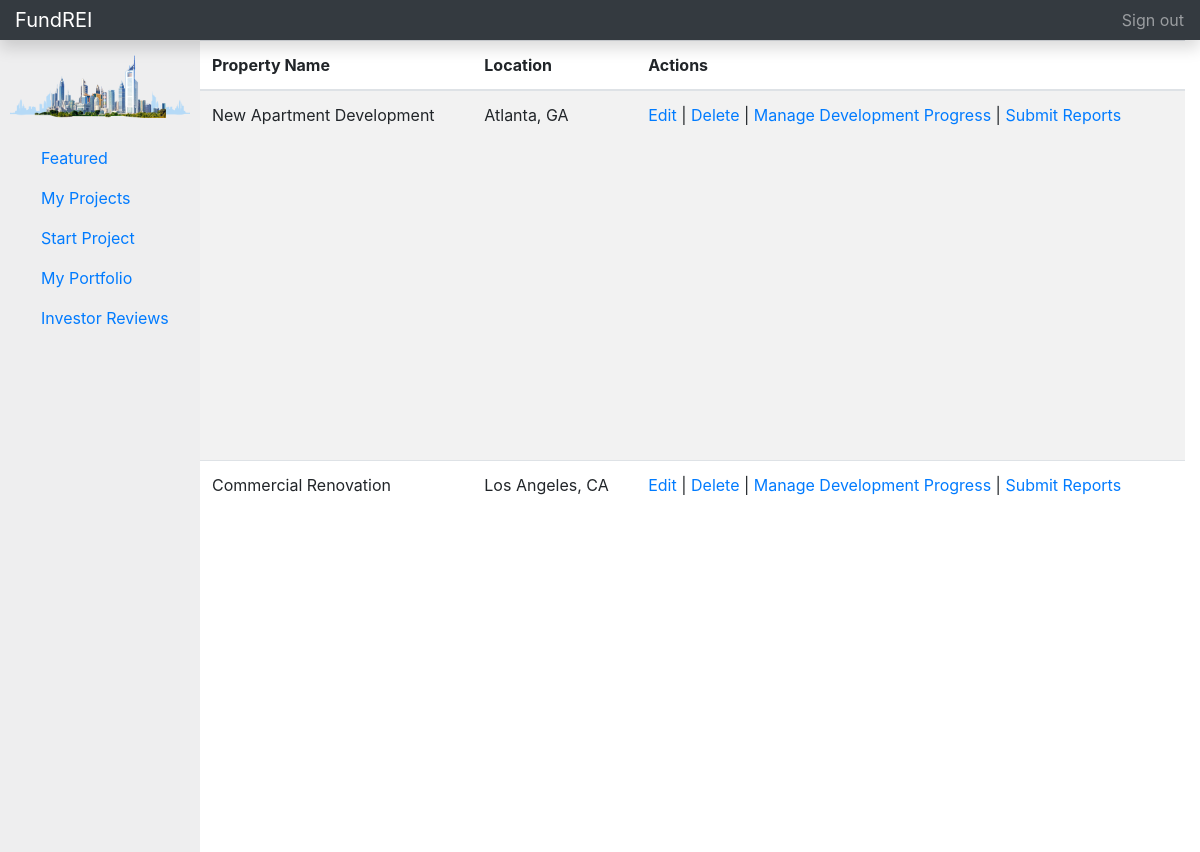
/investments/1 (signed in), run on the app's committed database.
### app/models.py (models this page shows, shortened)
class Project(models.Model):
    creator = models.ForeignKey(User, related_name="projects", on_delete=models.CASCADE)
    title = models.CharField(max_length=255)
    invested_by = models.ManyToManyField(User, related_name="invested_projects", blank=True)
    description = models.TextField()
    location = models.CharField(max_length=255)
    price = models.CharField(max_length=25, blank=True)
    roi = models.CharField(max_length=255, blank=True)
    units = models.CharField(max_length=25, blank=True)
    image = models.ImageField(upload_to='images/', default='', null=True)
    created_at = models.DateTimeField(auto_now_add=True)
    updated_at = models.DateTimeField(auto_now=True)
    objects = UserManager()

### app/views.py (the view)
# urls.py: path('investments/<user_id>', views.my_inv),
def my_inv(request, user_id):
    user = User.objects.get(id=request.session['userid'])
    context = {
        'user': user
    }
    return render(request, "myinv.html", context)

### app/templates/myinv.html (shortened to what this page needs)
<!DOCTYPE html>
<html lang="en">
<head>
    <link rel="stylesheet" href="https://stackpath.bootstrapcdn.com/bootstrap/4.3.1/css/bootstrap.min.css">
    {% load static %}
    <link rel="stylesheet" href="{% static 'css/style.css' %}">
</head>
<body >
    <div class="header">
        <nav class="navbar navbar-dark fixed-top bg-dark flex-md-nowrap p-0 shadow">
        <a class="navbar-brand col-sm-3 col-md-2 mr-0" href="/home">FundREI</a>
        <ul class="navbar-nav px-3">
            <li class="nav-item text-nowrap">
                <a class="nav-link" href="/">Sign out</a>
            </li>
        </ul>
        </nav>
    </div>
    <div class="container-fluid">
        <div class="main">
                <div class="side">
                <img class="logo" src="/static/img/logo2.png" alt="">
                <div class="links">
                <ul class="nav flex-column">
                    <li class="nav-item">
                        <a class="nav-link active" href="/home">
                            Featured <span class="sr-only">(current)</span>
                        </a>
                    </li>
                    <li class="nav-item">
                        <a class="nav-link" href="/investments/{{ user.id }}">
                            My Projects
                        </a>
                    </li>
                    <li class="nav-item">
                        <a class="nav-link" href="/add-project/">
                            Start Project
                        </a>
                    </li>
                    <li class="nav-item">
                        <a class="nav-link" href="/portfolio/{{ user.id }}">
                            My Portfolio
                        </a>
                    </li>
                    <li class="nav-item">
                        <a class="nav-link" href="#">
                            Investor Reviews
                        </a>
                    </li>
                </ul>
            </div>
            </div>
            </div>
        <table class="table table-striped">
            <thead class="thead">
                <tr>
                    <th>Property Name</th>
                    <th>Location</th>
                    <th>Actions</th>
                </tr>
            </thead>
            <tbody>
                {% for project in user.projects.all %}
                <tr>
                    <td>{{ project.title }}</td>
                    <td>{{ project.location }}</td>
                    <td>
                        <a href="">Edit</a> |
                        <a href="/project/{{ project.id }}/remove">Delete</a> |
                        <a href="">Manage Development Progress</a> |
                        <a href="">Submit Reports</a>
                    </td>
                </tr>
                {% endfor %}
            </tbody>
        </table>
        </div>
</body>
</html>

### app/static/css/style.css (style rules this page uses)
html, body { height: 100%; }
.header { margin-bottom: 40px; }
.container-fluid { display: flex; padding-left: 0; height: 100%; }
.col-md-2 { height: 100%; display: flex; }
table { align-content: flex-end; }
.side { background-color: rgba(52, 58, 64, 0.082); width: 200px; text-align: center; height: 105%; }
.side img { padding-top: 15px; }
.links { text-align: left; padding-left: 25px; }
.logo { padding-top: 5px; width: 180px; }
.nav { padding-top: 20px; }

### data on the page
Project: title "New Apartment Development", location "Atlanta, GA"
Project: title "Commercial Renovation", location "Los Angeles, CA"
